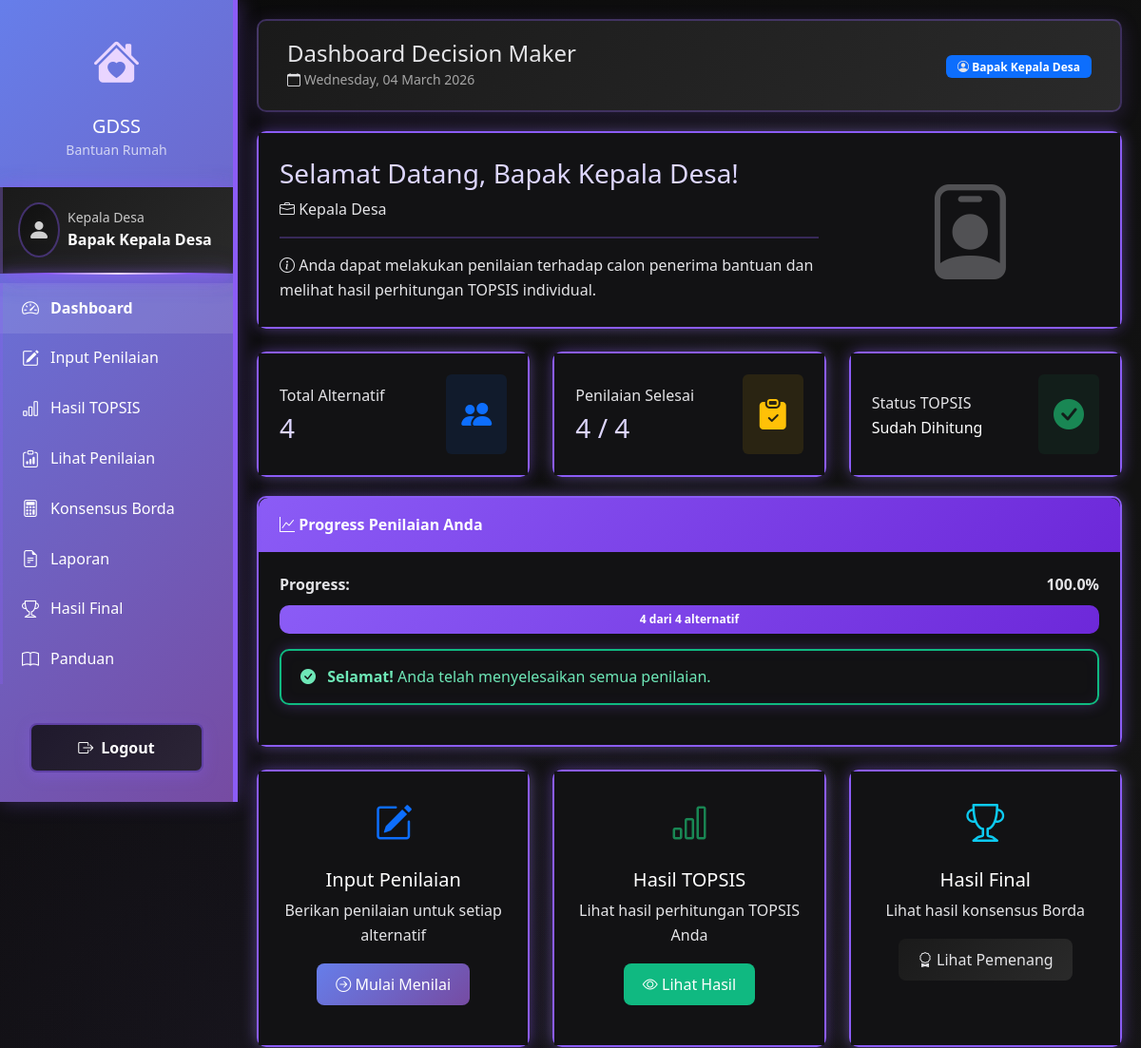
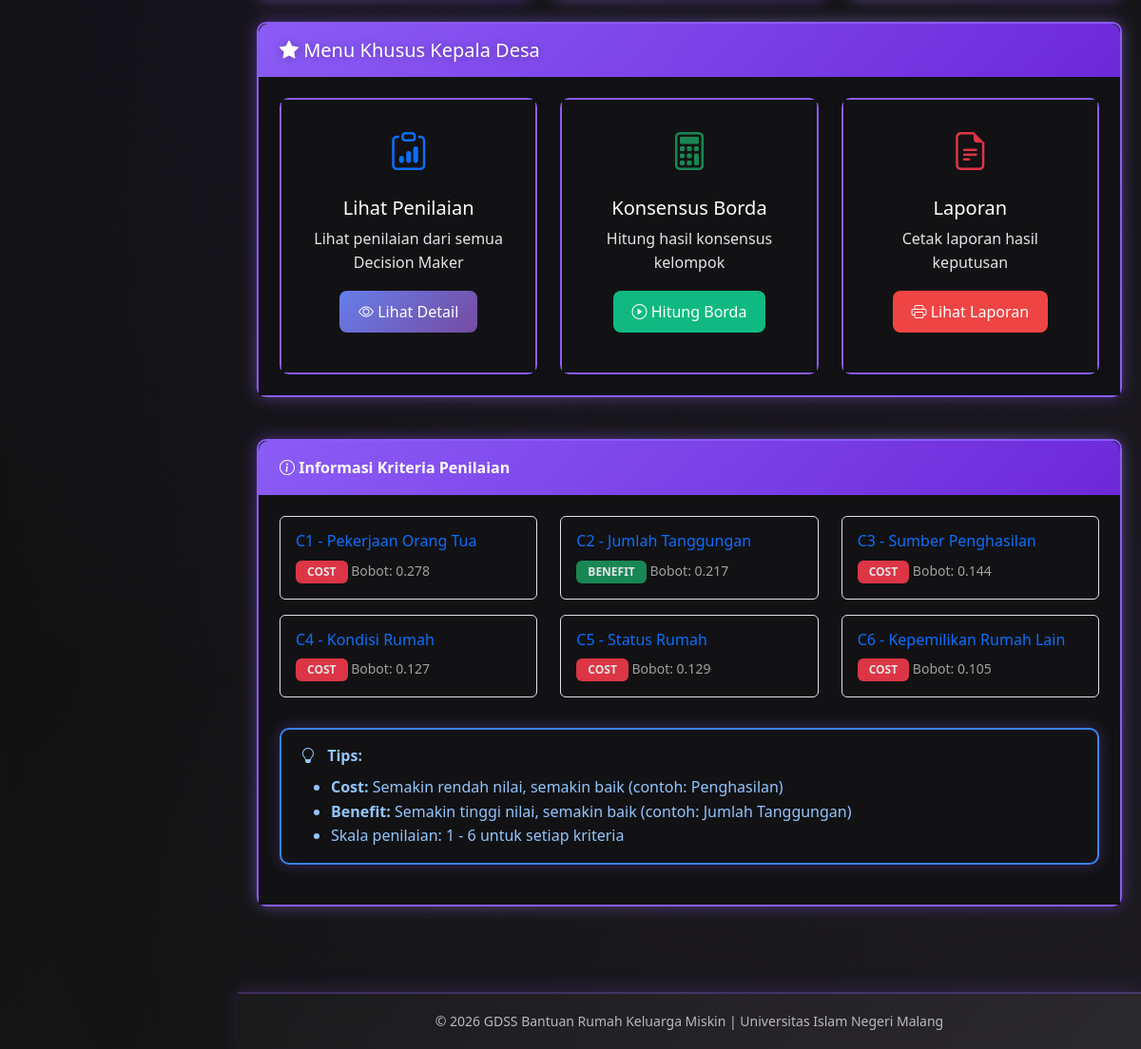
/dm/dashboard.php (signed in), run on the app's committed database (2 pictures, top to bottom).
### tables this page shows
CREATE TABLE `kriteria` (
  `id` int NOT NULL,
  `kode` varchar(10) NOT NULL,
  `nama_kriteria` varchar(100) NOT NULL,
  `jenis` enum('cost','benefit') NOT NULL,
  `bobot` decimal(5,3) NOT NULL
);

### functions/auth.php (called while the page is built, shortened)
<?php
require_once __DIR__ . '/../config/database.php';
function getRoleDisplay($role) {
    $roles = [
        'admin' => 'Administrator',
        'kepala_desa' => 'Kepala Desa',
        'sekretaris' => 'Sekretaris Desa',
        'ketua_rt' => 'Ketua RT/RW'
    ];
    return $roles[$role] ?? $role;
}
?>

### config/database.php (called while the page is built, shortened)
<?php
$conn = mysqli_connect(DB_HOST, DB_USER, DB_PASS, DB_NAME);
mysqli_set_charset($conn, "utf8");
function query($sql) {
    global $conn;
    $result = mysqli_query($conn, $sql);
    return $result;
}
function fetch($sql) {
    $result = query($sql);
    return mysqli_fetch_assoc($result);
}
function fetchAll($sql) {
    $result = query($sql);
    $rows = [];
    while ($row = mysqli_fetch_assoc($result)) {
        $rows[] = $row;
    }
    return $rows;
}
?>

### functions/topsis.php (called while the page is built, shortened)
<?php
require_once __DIR__ . '/../config/database.php';
function cekPenilaianLengkap($user_id) {
    $totalAlternatif = fetch("SELECT COUNT(*) as total FROM alternatif")['total'];
    $totalPenilaian = fetch("SELECT COUNT(*) as total FROM penilaian WHERE user_id = $user_id")['total'];
    return $totalPenilaian >= $totalAlternatif;
}
?>

### functions/borda.php (called while the page is built, shortened)
<?php
require_once __DIR__ . '/../config/database.php';
function cekHasilBordaAda() {
    $cek = fetch("SELECT COUNT(*) as total FROM hasil_borda");
    return $cek['total'] > 0;
}
?>

### dm/dashboard.php (the view, shortened to what this page needs)
<?php
require_once '../includes/header.php';
require_once '../functions/topsis.php';
require_once '../functions/borda.php';
$user_id = $_SESSION['user_id'];
$totalAlternatif = fetch("SELECT COUNT(*) as total FROM alternatif")['total'];
$jumlahPenilaian = fetch("SELECT COUNT(*) as total FROM penilaian WHERE user_id = $user_id")['total'];
$persentaseSelesai = ($jumlahPenilaian / $totalAlternatif) * 100;
$hasilTOPSIS = fetchAll("SELECT * FROM hasil_topsis WHERE user_id = $user_id");
$sudahHitungTOPSIS = !empty($hasilTOPSIS);
$hasilBordaAda = cekHasilBordaAda();
$totalDM = 3;
$dmSelesai = fetch("
    SELECT COUNT(DISTINCT user_id) as total
    FROM hasil_topsis
")['total'];
$semuaDMSelesai = ($dmSelesai >= $totalDM);
$penilaianLengkap = cekPenilaianLengkap($user_id);
?>
<div class="card mb-4" style="background: linear-gradient(135deg, #667eea 0%, #764ba2 100%); color: white;">
    <div class="card-body">
        <div class="row align-items-center">
            <div class="col-md-8">
                <h3>Selamat Datang, <?= $_SESSION['nama'] ?>!</h3>
                <p class="mb-0">
                    <i class="bi bi-briefcase"></i> <?= getRoleDisplay($_SESSION['role']) ?>
                </p>
                <hr class="bg-white">
                <p class="mb-0">
                    <i class="bi bi-info-circle"></i>
                    Anda dapat melakukan penilaian terhadap calon penerima bantuan
                    dan melihat hasil perhitungan TOPSIS individual.
                </p>
            </div>
            <div class="col-md-4 text-center">
                <i class="bi bi-person-badge" style="font-size: 100px; opacity: 0.3;"></i>
            </div>
        </div>
    </div>
</div>
<div class="row">
    <div class="col-md-4">
        <div class="card stat-card">
            <div class="card-body">
                <div class="d-flex justify-content-between align-items-center">
                    <div>
                        <p class="text-muted mb-1">Total Alternatif</p>
                        <h3 class="mb-0"><?= $totalAlternatif ?></h3>
                    </div>
                    <div class="bg-primary bg-opacity-10 p-3 rounded">
                        <i class="bi bi-people-fill fs-2 text-primary"></i>
                    </div>
                </div>
            </div>
        </div>
    </div>
    <div class="col-md-4">
        <div class="card stat-card warning">
            <div class="card-body">
                <div class="d-flex justify-content-between align-items-center">
                    <div>
                        <p class="text-muted mb-1">Penilaian Selesai</p>
                        <h3 class="mb-0"><?= $jumlahPenilaian ?> / <?= $totalAlternatif ?></h3>
                    </div>
                    <div class="bg-warning bg-opacity-10 p-3 rounded">
                        <i class="bi bi-clipboard-check-fill fs-2 text-warning"></i>
                    </div>
                </div>
            </div>
        </div>
    </div>
    <div class="col-md-4">
        <div class="card stat-card <?= $sudahHitungTOPSIS ? 'success' : 'danger' ?>">
            <div class="card-body">
                <div class="d-flex justify-content-between align-items-center">
                    <div>
                        <p class="text-muted mb-1">Status TOPSIS</p>
                        <h6 class="mb-0">
                            <?= $sudahHitungTOPSIS ? 'Sudah Dihitung' : 'Belum Dihitung' ?>
                        </h6>
                    </div>
                    <div class="bg-<?= $sudahHitungTOPSIS ? 'success' : 'danger' ?> bg-opacity-10 p-3 rounded">
                        <i class="bi bi-<?= $sudahHitungTOPSIS ? 'check-circle' : 'x-circle' ?>-fill fs-2 text-<?= $sudahHitungTOPSIS ? 'success' : 'danger' ?>"></i>
                    </div>
                </div>
            </div>
        </div>
    </div>
</div>
<div class="card">
    <div class="card-header">
        <i class="bi bi-graph-up"></i> Progress Penilaian Anda
    </div>
    <div class="card-body">
        <div class="mb-3">
            <div class="d-flex justify-content-between mb-2">
                <span><strong>Progress:</strong></span>
                <span><strong><?= number_format($persentaseSelesai, 1) ?>%</strong></span>
            </div>
            <div class="progress" style="height: 30px;">
                <div class="progress-bar progress-bar-striped progress-bar-animated"
                     role="progressbar"
                     style="width: <?= $persentaseSelesai ?>%"
                     aria-valuenow="<?= $persentaseSelesai ?>"
                     aria-valuemin="0"
                     aria-valuemax="100">
                    <?= $jumlahPenilaian ?> dari <?= $totalAlternatif ?> alternatif
                </div>
            </div>
        </div>
        <?php if ($penilaianLengkap): ?>
            <div class="alert alert-success">
                <i class="bi bi-check-circle-fill"></i>
                <strong>Selamat!</strong> Anda telah menyelesaikan semua penilaian.
            </div>
        <?php endif; ?>
    </div>
</div>
<div class="row mt-4">
    <div class="col-md-4">
        <div class="card text-center h-100">
            <div class="card-body">
                <i class="bi bi-pencil-square fs-1 text-primary"></i>
                <h5 class="mt-3">Input Penilaian</h5>
                <p class="text-muted">Berikan penilaian untuk setiap alternatif</p>
                <a href="input_penilaian.php" class="btn btn-primary">
                    <i class="bi bi-arrow-right-circle"></i> Mulai Menilai
                </a>
            </div>
        </div>
    </div>
    <div class="col-md-4">
        <div class="card text-center h-100">
            <div class="card-body">
                <i class="bi bi-bar-chart fs-1 text-success"></i>
                <h5 class="mt-3">Hasil TOPSIS</h5>
                <p class="text-muted">Lihat hasil perhitungan TOPSIS Anda</p>
                <?php if ($sudahHitungTOPSIS): ?>
                    <a href="hasil_topsis.php" class="btn btn-success">
                        <i class="bi bi-eye"></i> Lihat Hasil
                    </a>
                <?php else: ?>
                    <button class="btn btn-secondary" disabled>
                        <i class="bi bi-lock"></i> Belum Ada Data
                    </button>
                <?php endif; ?>
            </div>
        </div>
    </div>
    <div class="col-md-4">
        <div class="card text-center h-100">
            <div class="card-body">
                <i class="bi bi-trophy fs-1 text-info"></i>
                <h5 class="mt-3">Hasil Final</h5>
                <p class="text-muted">Lihat hasil konsensus Borda</p>
                <?php if ($hasilBordaAda): ?>
                    <a href="hasil_final.php" class="btn btn-info text-white">
                        <i class="bi bi-award"></i> Lihat Pemenang
                    </a>
                <?php else: ?>
                    <button class="btn btn-secondary" disabled>
                        <i class="bi bi-lock"></i> Belum Dihitung
                    </button>
                <?php endif; ?>
            </div>
        </div>
    </div>
</div>
<?php if (isset($_SESSION['level']) && $_SESSION['level'] == 1): ?>
<div class="row mt-4">
    <div class="col-md-12">
        <div class="card">
            <div class="card-header bg-warning text-dark">
                <h5 class="mb-0">
                    <i class="bi bi-star-fill"></i> Menu Khusus Kepala Desa
                </h5>
            </div>
            <div class="card-body">
                <div class="row">
                    <div class="col-md-4">
                        <div class="card text-center h-100 border-warning">
                            <div class="card-body">
                                <i class="bi bi-clipboard-data fs-1 text-primary"></i>
                                <h5 class="mt-3">Lihat Penilaian</h5>
                                <p class="text-muted">Lihat penilaian dari semua Decision Maker</p>
                                <a href="lihat_penilaian.php" class="btn btn-primary">
                                    <i class="bi bi-eye"></i> Lihat Detail
                                </a>
                            </div>
                        </div>
                    </div>
                    <div class="col-md-4">
                        <div class="card text-center h-100 border-warning">
                            <div class="card-body">
                                <i class="bi bi-calculator fs-1 text-success"></i>
                                <h5 class="mt-3">Konsensus Borda</h5>
                                <p class="text-muted">Hitung hasil konsensus kelompok</p>
                                <?php if ($semuaDMSelesai): ?>
                                    <a href="hitung_borda.php" class="btn btn-success">
                                        <i class="bi bi-play-circle"></i> Hitung Borda
                                    </a>
                                <?php else: ?>
                                    <button class="btn btn-secondary" disabled>
                                        <i class="bi bi-lock"></i> Belum Lengkap
                                    </button>
                                <?php endif; ?>
                            </div>
                        </div>
                    </div>
                    <div class="col-md-4">
                        <div class="card text-center h-100 border-warning">
                            <div class="card-body">
                                <i class="bi bi-file-earmark-text fs-1 text-danger"></i>
                                <h5 class="mt-3">Laporan</h5>
                                <p class="text-muted">Cetak laporan hasil keputusan</p>
                                <a href="laporan.php" class="btn btn-danger">
                                    <i class="bi bi-printer"></i> Lihat Laporan
                                </a>
                            </div>
                        </div>
                    </div>
                </div>
            </div>
        </div>
    </div>
</div>
<?php endif; ?>
<div class="card mt-4">
    <div class="card-header">
        <i class="bi bi-info-circle"></i> Informasi Kriteria Penilaian
    </div>
    <div class="card-body">
        <div class="row">
            <?php
            $kriteria = fetchAll("SELECT * FROM kriteria ORDER BY kode");
            foreach ($kriteria as $k):
            ?>
            <div class="col-md-4 mb-3">
                <div class="border rounded p-3 h-100">
                    <h6 class="text-primary"><?= $k['kode'] ?> - <?= $k['nama_kriteria'] ?></h6>
                    <small class="text-muted">
                        <span class="badge bg-<?= $k['jenis'] == 'cost' ? 'danger' : 'success' ?>">
                            <?= strtoupper($k['jenis']) ?>
                        </span>
                        Bobot: <?= $k['bobot'] ?>
                    </small>
                </div>
            </div>
            <?php endforeach; ?>
        </div>
        <div class="alert alert-info mt-3">
            <i class="bi bi-lightbulb"></i>
            <strong>Tips:</strong>
            <ul class="mb-0 mt-2">
                <li><strong>Cost:</strong> Semakin rendah nilai, semakin baik (contoh: Penghasilan)</li>
                <li><strong>Benefit:</strong> Semakin tinggi nilai, semakin baik (contoh: Jumlah Tanggungan)</li>
                <li>Skala penilaian: 1 - 6 untuk setiap kriteria</li>
            </ul>
        </div>
    </div>
</div>
<?php require_once '../includes/footer.php'; ?>

### includes/header.php (style rules this page uses)
:root { --primary-color: #667eea; --secondary-color: #764ba2; }
body { background-color: #f8f9fa; font-family: 'Segoe UI', Tahoma, Geneva, Verdana, sans-serif; }
.card { border: none; border-radius: 10px; box-shadow: 0 2px 10px rgba(0, 0, 0, 0.1); margin-bottom: 20px; }
.card-header { background: linear-gradient(135deg, var(--primary-color) 0%, var(--secondary-color) 100%); color: white; border-radius: 10px 10px 0 0 !important; font-weight: 600; }
.stat-card { border-left: 4px solid var(--primary-color); }
.stat-card.success { border-left-color: #28a745; }
.stat-card.warning { border-left-color: #ffc107; }
.btn-primary { background: linear-gradient(135deg, var(--primary-color) 0%, var(--secondary-color) 100%); border: none; }

### data on the page
kriteria: kode "C1", nama_kriteria "Pekerjaan Orang Tua", jenis "COST", bobot "0.278"
kriteria: kode "C2", nama_kriteria "Jumlah Tanggungan", jenis "BENEFIT", bobot "0.217"
kriteria: kode "C3", nama_kriteria "Sumber Penghasilan", jenis "COST", bobot "0.144"
kriteria: kode "C4", nama_kriteria "Kondisi Rumah", jenis "COST", bobot "0.127"
kriteria: kode "C5", nama_kriteria "Status Rumah", jenis "COST", bobot "0.129"
kriteria: kode "C6", nama_kriteria "Kepemilikan Rumah Lain", jenis "COST", bobot "0.105"

### other printed values
getRoleDisplay($userInfo['role']) "Kepala Desa"
$userInfo['nama'] "Bapak Kepala Desa"
$pageTitle "Dashboard Decision Maker"
$_SESSION['nama'] "Bapak Kepala Desa"
getRoleDisplay($_SESSION['role']) "Kepala Desa"
$totalAlternatif "4"
$jumlahPenilaian "4"
$persentaseSelesai "100.0"
